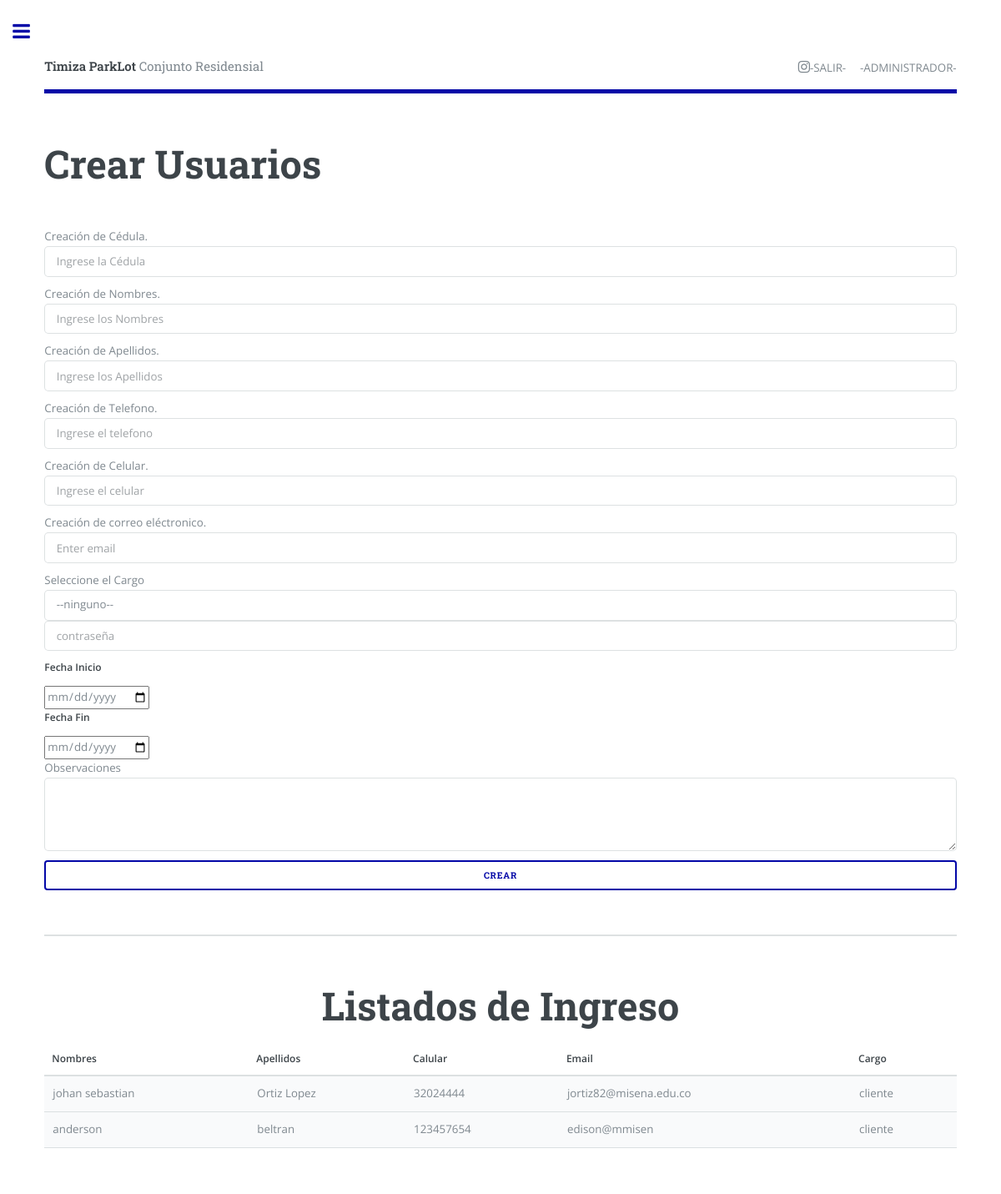
The app's page /gestionusuarios/crearuser.php (signed in) with its own data.
### tables this page shows
CREATE TABLE IF NOT EXISTS `usuarios` (
  `cedula` int(11) NOT NULL,
  `nombres` varchar(45) DEFAULT NULL,
  `apellidos` varchar(45) DEFAULT NULL,
  `telefono` decimal(20,0) DEFAULT NULL,
  `celular` decimal(20,0) DEFAULT NULL,
  `email` varchar(45) DEFAULT NULL,
  `cargo` varchar(45) DEFAULT NULL,
  `contrasena` varchar(45) DEFAULT NULL,
  `contrasenaoper` varchar(45) DEFAULT NULL,
  `contrasenaclient` varchar(45) DEFAULT NULL,
  `fecha_ingreso` varchar(45) DEFAULT NULL,
  `fecha_fin` varchar(45) DEFAULT NULL,
  `observaciones` varchar(45) DEFAULT NULL,
  `tienevehiculo` varchar(4) DEFAULT NULL,
  PRIMARY KEY (`cedula`)
);

### gestionusuarios/crearuser.php (the view, shortened to what this page needs)
<?php
    if (isset($_SESSION['email'])) {?>
<!DOCTYPE HTML>
<html>
	<head>
		<link rel="stylesheet" type="text/css" href="../estilos.css">
		<link rel="stylesheet" href="../assets/css/main.css" />
	</head>
	<body>
			<div id="wrapper">
					<div id="main">
						<div class="inner">
								<header id="header">
									<a href="../Administrador.php" class="logo"><strong>Timiza ParkLot</strong> Conjunto Residensial</a>
									<ul class="icons">
										<li><a href="../cerrar_sesion.php" class="icon fa-instagram"><span class="label"></span>-SALIR-</a></li>
										<li><span class="label"></span>-ADMINISTRADOR-</li>
									</ul>
								</header>
						<section>
									<header class="main">
										<h1>Crear Usuarios</h1>
									</header>
						<form  action="CRUD/Insertaruser.php" method="post" class="form-signin">
								 <div class="form-group">
								 	<small id="cedulahelp" class="form-text text-muted">Creación de Cédula.</small>
								 	<input type="text" class="form-control" id="exampleInputCedula1" name="cedula" aria-describedby="cedulahelp" placeholder="Ingrese la Cédula">
								 	<small id="nombreHelp" class="form-text text-muted">Creación de Nombres.</small>
								 	<input type="text" class="form-control" id="exampleInputNombre1" name="nombres" aria-describedby="nombreHelp" placeholder="Ingrese los Nombres">
								    <small id="apellidoHelp" class="form-text text-muted">Creación de Apellidos.</small>
								    <input type="text" class="form-control" id="exampleInputapellido1" name="apellidos" aria-describedby="apellidoHelp" placeholder="Ingrese los Apellidos">
								    <small id="telefonohelp" class="form-text text-muted">Creación de Telefono.</small>
								    <input type="text" class="form-control" id="exampleInputTelefono1" name="telefono" aria-describedby="telefonohelp" placeholder="Ingrese el telefono">
								    <small id="celularhelp" class="form-text text-muted">Creación de Celular.</small>
								    <input type="text" class="form-control" id="exampleInputCelular1" name="celular" aria-describedby="celularhelp" placeholder="Ingrese el celular">
								 </div>
								 <div class="form-group">
									<small id="emailHelp" class="form-text text-muted">Creación de correo eléctronico.</small>
								    <input type="email" class="form-control" id="exampleInputEmail1" name="email" aria-describedby="emailHelp" placeholder="Enter email">
								  </div>
								   <div class="form-group">
								    <small id="emailHelp" class="form-text text-muted">Seleccione el Cargo</small>
								    <select class="form-control" id="exampleSelect1" name="cargo" onchange="habilitar(this)">
								    <option>--ninguno--</option>
								   </div>
								  <div class="form-group">
								    <input type="password" class="form-control" id="exampleInputPassword" placeholder="contraseña" name="contrasena" >
								  </div>
								  <div class="form-group">
								    <label for="exampleInputfecha">Fecha Inicio</label>
								    <input type="date" class="form-control" id="exampleInputfecha" name="fecha_ingreso" >
								  </div>
								  <div class="form-group">
								    <label for="exampleInputfecha2">Fecha Fin</label>
								    <input type="date" class="form-control" id="exampleInputfecha2" name="fecha_fin" >
								  </div>
								  <div class="form-group">
								 	<small id="emailHelp" class="form-text text-muted" >Observaciones</small>
								    <textarea class="form-control" id="exampleTextarea" name="observaciones" rows="3"></textarea>
								  </div>
								  <div class="form-check" style="margin-top: 1%;">
								     <button type="submit" name="submit tc" class="btn btn-primary">Crear</button>
								  </div>
						</form>
					</section>
					<section>
					<div class="table-responsive">
   						<table class="table table-small-font table-bordered table-striped table-responsive">
								  <thead>
								  	<h1 style="text-align: center;">Listados de Ingreso</h1>
								    <tr>
								      <th scope="col">Nombres</th>
								      <th scope="col">Apellidos</th>
								      <th scope="col">Calular</th>
								      <th scope="col">Email</th>
								      <th scope="col">Cargo</th>
								     </tr>
								  </thead>
								  <?php
								  $link=mysqli_connect('localhost','root','','sionweb2');
								  $sql="SELECT * FROM usuarios WHERE cargo != 'administrador'";
								  $result=mysqli_query($link,$sql);
								  while($mostrar=mysqli_fetch_array($result)){
								  ?>
								<tbody>
									<td><?php echo $mostrar['nombres']; ?></td>
									<td><?php echo $mostrar['apellidos']; ?></td>
									<td><?php echo $mostrar['celular']; ?></td>
									<td><?php echo $mostrar['email']; ?></td>
									<td><?php echo $mostrar['cargo']; ?></td>
								</tbody>
								<?php
								}
								?>
						</table>
					</div>
					</section>
						</div>
					</div>
			</div>
	</body>
</html>
<?php
    }
    else{
        echo'<script>window.location ="../index.php"</script>';
        }
 ?>

### estilos.css (style rules this page uses)
body, html { height: 100%; background-repeat: no-repeat; background-image: linear-gradient( rgb(181, 186, 181),rgb(255, 255, 255)); }
.btn { font-weight: 700; height: 36px; -moz-user-select: none; -webkit-user-select: none; user-select: none; cursor: default; }
.form-signin input[type=email], .form-signin input[type=password], .form-signin input[type=text], .form-signin button { width: 100%; display: block; margin-bottom: 10px; z-index: 1; position: relative; -moz-box-sizing: border-box; -webkit-box-sizing: border-box; box-sizing: border-box; }

### records on screen
usuarios: nombres "johan sebastian", apellidos "Ortiz Lopez", celular "32024444", email "jortiz82@misena.edu.co", cargo "cliente"
usuarios: nombres "anderson", apellidos "beltran", celular "123457654", email "edison@mmisen", cargo "cliente"
